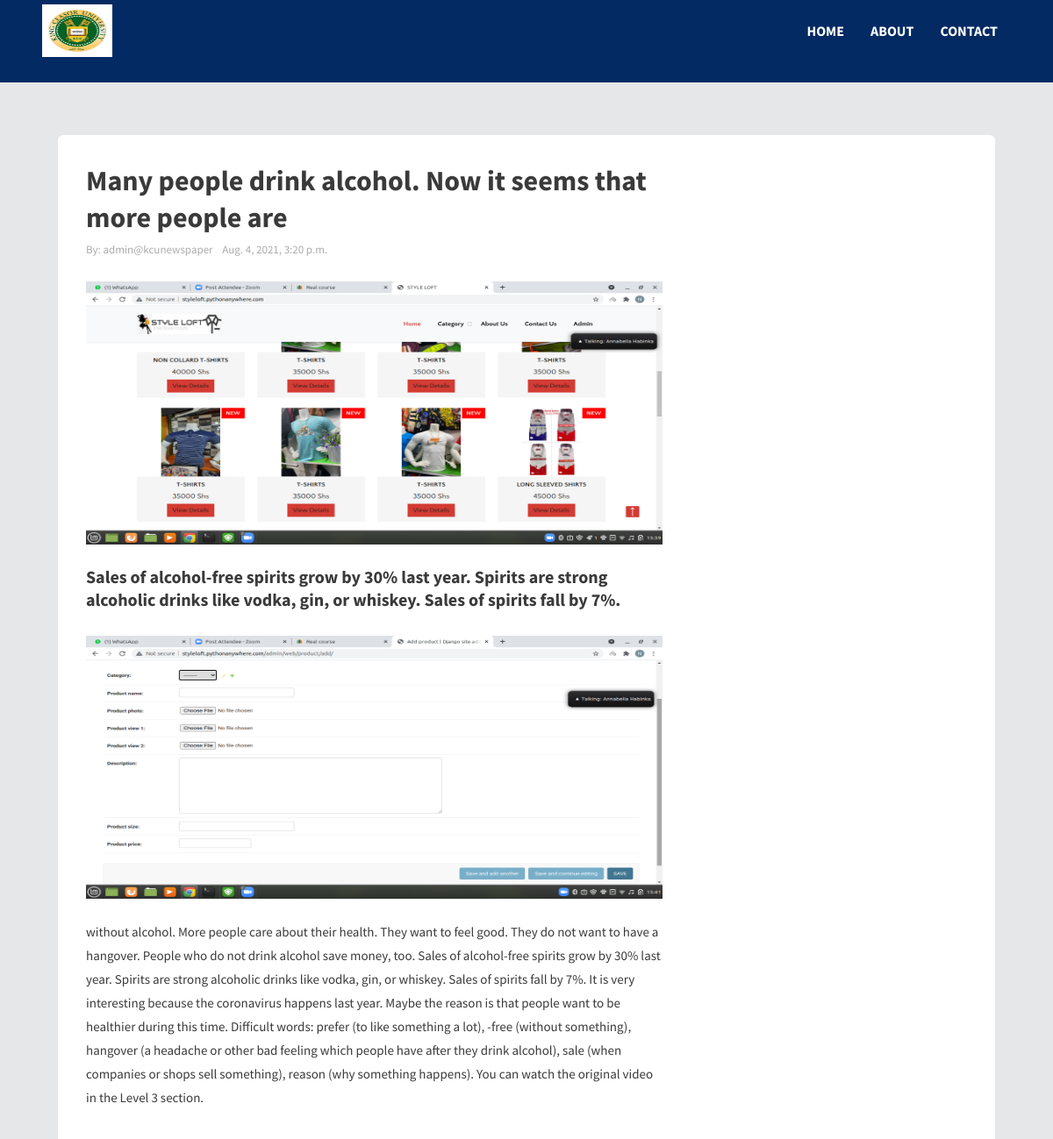
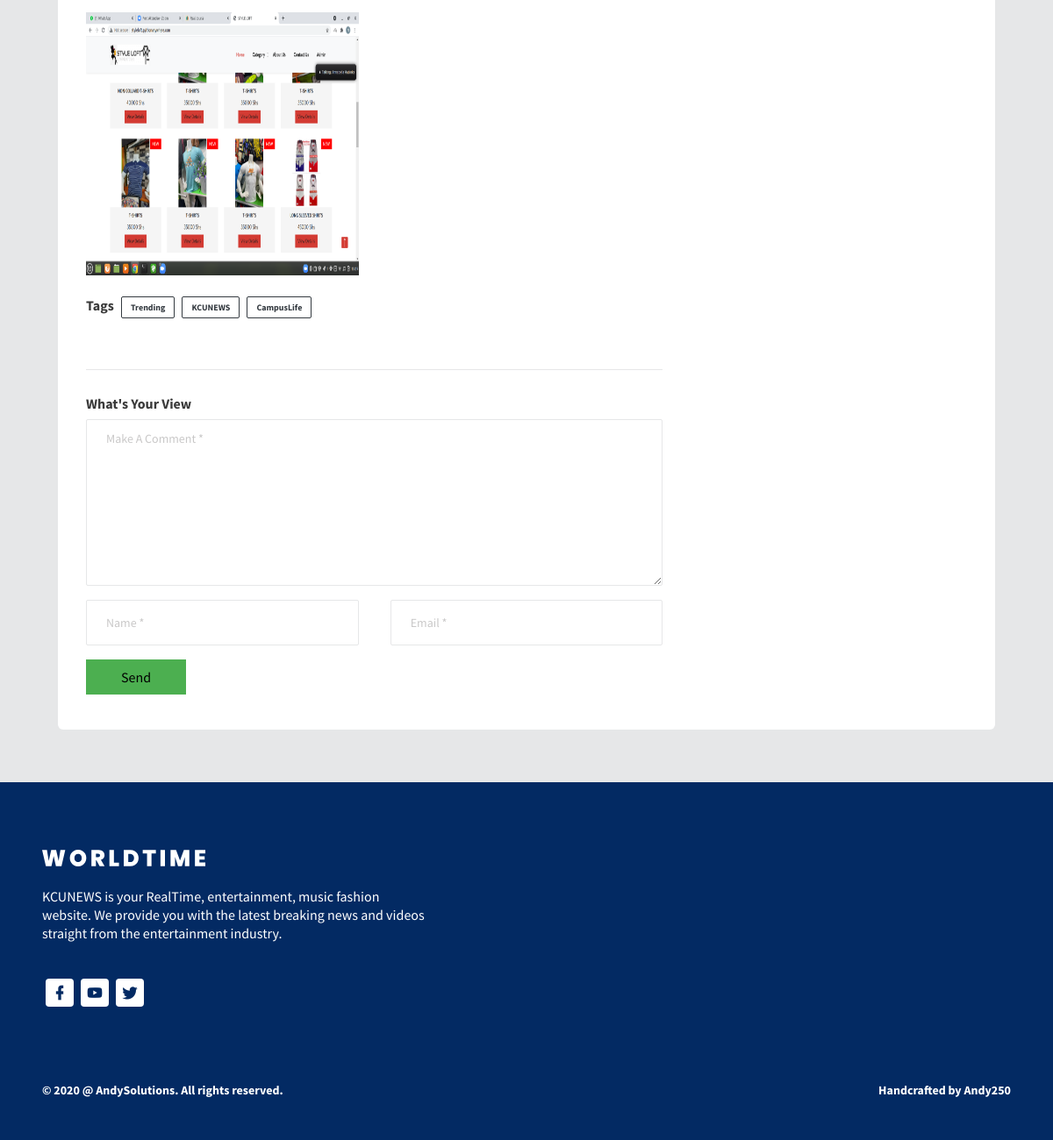
Page /article/3/ on the committed database (2 pictures, top to bottom).
### news/models.py (models this page shows, shortened)
class Article(models.Model):
    category = models.ForeignKey(Category, on_delete=models.CASCADE)
    article_title = models.CharField(max_length=200)
    simple_heading = models.CharField(max_length=500)
    cover_photo = models.FileField()
    article_photo_1 = models.FileField()
    article_photo_2 = models.FileField()
    body = models.TextField(max_length=10000)
    Date = models.DateTimeField()
    author = models.ForeignKey(User, on_delete=models.CASCADE)

### news/views.py (the view)
# urls.py: url(r'^article/(?P<article_id>[0-9]+)/$', views.detail, name='detail'),
def detail(request, article_id):
    articles = get_object_or_404(Article, pk=article_id)
    context = {
        'articles': articles
    }
    return render(request, 'pages/index-inner.html', context)

### news/templates/pages/index-inner.html (shortened to what this page needs)
<!DOCTYPE html>
<html lang="en">
  {% load static %}
  <head>
    <link
      rel="stylesheet"
      href="{% static 'assets/vendors/mdi/css/materialdesignicons.min.css' %}"
    />
    <link rel="stylesheet" href="{% static 'assets/vendors/aos/dist/aos.css/aos.css' %}" />
    <link rel="stylesheet" href="{% static 'assets/css/style.css' %}">
  </head>
  <body>
    <div class="container-scroller">
      <div class="main-panel">
        <header id="header">
          <div class="container">
            <nav class="navbar navbar-expand-lg navbar-light">
              <div class="navbar-bottom">
                <div class="d-flex justify-content-between align-items-center">
                  <div>
                    <a class="navbar-brand" href="/"
                      ><img style="width: 80px; height: 60px" src="{% static 'assets/images/logo1.jpg' %}" alt=""
                    /></a>
                  </div>
                  <div>
                    <div
                      class="navbar-collapse justify-content-center collapse"
                      id="navbarSupportedContent"
                    >
                      <ul
                        class="navbar-nav d-lg-flex justify-content-between align-items-center"
                      >
                        <li class="nav-item active">
                          <a class="nav-link" href="/">Home</a>
                        </li>
                        <li class="nav-item">
                          <a class="nav-link" href="{% url 'news:about' %}">About</a>
                        </li>
                        <li class="nav-item">
                          <a class="nav-link" href="{% url 'news:contact' %}">Contact</a>
                        </li>
                      </ul>
                    </div>
                  </div>
                </div>
              </div>
            </nav>
          </div>
        </header>
        <div class="content-wrapper">
          <div class="container">
            <div class="col-sm-12">
              <div class="card" data-aos="fade-up">
                <div class="card-body">
                  <div class="row">
                    <div class="col-lg-8">
                      <div>
                        <h1 class="font-weight-600 mb-1">
                          {{ articles.article_title }}
                        </h1>
                        <p class="fs-13 text-muted mb-0">
                          <span class="mr-2">By: {{ articles.author }} </span>{{ articles.Date }}
                        </p>
                        <div class="rotate-img">
                          <img
                            src="{{ articles.article_photo_1.url }}"
                            style="height: 300px; width: 100%"
                            alt="banner"
                            class="img-fluid mt-4 mb-4"
                          />
                        </div>
                      </div>
                      <div>
                        <h3 class="font-weight-600 mb-1">
                          {{ articles.simple_heading }}
                        </h3>
                        <div class="rotate-img">
                          <img
                            src="{{ articles.cover_photo.url }}"
                            style="height: 300px; width: 100%"
                            alt="banner"
                            class="img-fluid mt-4 mb-4"
                          />
                        </div>
                        <p class="mb-4 fs-15">
                        {{ articles.body }}
                        </p>
                      </div>
                      <div>
                        <div class="row">
                          <div class="col-sm-6">
                            <div class="rotate-img">
                              <img
                                src="{{ articles.article_photo_2.url }}"
                                style="height: 300px; width: 100%"
                                alt="banner"
                                class="img-fluid mt-4 mb-4"
                              />
                            </div>
                          </div>
                        </div>
                      </div>
                      <div class="d-lg-flex">
                        <span class="fs-16 font-weight-600 mr-2 mb-1"
                          >Tags</span
                        >
                        <span class="badge badge-outline-dark mr-2 mb-1">Trending</span>
                        <span class="badge badge-outline-dark mr-2 mb-1">KCUNEWS</span>
                        <span class="badge badge-outline-dark mr-2 mb-1">CampusLife</span>
                      </div>
                      <div class="post-comment-section">
                        <div class="comment-section">
                          <h5 class="font-weight-600">What's Your View</h5>
                          <div class="row">
                      <div class="col-lg-12 mb-5 mb-sm-2">
                        <form method="POST" action="https://formspree.io/f/moqywnbz">
                          <div class="row">
                            <div class="col-sm-12">
                              <div class="form-group">
                                <textarea
                                  class="form-control textarea"
                                  placeholder="Make A Comment *"
                                  name="message"
                                  id="message"
                                  required
                                ></textarea>
                              </div>
                            </div>
                          </div>
                          <div class="row">
                            <div class="col-sm-6">
                              <div class="form-group">
                                <input
                                  type="text"
                                  class="form-control"
                                  id="name"
                                  aria-describedby="name"
                                  placeholder="Name *"
                                  name="name"
                                  required
                                />
                              </div>
                            </div>
                            <div class="col-sm-6">
                              <div class="form-group">
                                <input
                                  type="email"
                                  class="form-control"
                                  id="email"
                                  aria-describedby="email"
                                  placeholder="Email *"
                                  name="email"
                                  required
                                />
                              </div>
                            </div>
                          </div>
                          <button type="Submit" style="
                            background-color: #4CAF50;
                            border: none;
                            padding: 10px 40px;
                            text-align: center;
                            text-decoration: none;
                            display: inline-block;
                            font-size: 16px;"
                          >
                            Send
                          </button>
                        </form>
                      </div>
                    </div>
                  </div>
                </div>
              </div>
                  </div>
                </div>
              </div>
            </div>
          </div>
        </div>
         <footer>
          <div class="footer-top">
            <div class="container">
              <div class="row">
                <div class="col-sm-5">
                  <img src="assets/images/logo.svg" class="footer-logo" alt="" />
                  <h5 class="font-weight-normal mt-4 mb-5">
                    KCUNEWS is your RealTime, entertainment, music fashion website. We
                    provide you with the latest breaking news and videos straight from
                    the entertainment industry.
                  </h5>
                  <ul class="social-media mb-3">
                    <li>
                      <a href="https://www.facebook.com/ntwali.andrew">
                        <i class="mdi mdi-facebook"></i>
                      </a>
                    </li>
                    <li>
                      <a href="#">
                        <i class="mdi mdi-youtube"></i>
                      </a>
                    </li>
                    <li>
                      <a href="https://www.twitter.com/ntwaliandrew3">
                        <i class="mdi mdi-twitter"></i>
                      </a>
                    </li>
                  </ul>
                </div>
              </div>
            </div>
          </div>
          <div class="footer-bottom">
            <div class="container">
              <div class="row">
                <div class="col-sm-12">
                  <div class="d-sm-flex justify-content-between align-items-center">
                    <div class="fs-14 font-weight-600">
                      © 2020 @ <a href="https://www.twitter.com/ntwaliandrew3" target="_blank" class="text-white"> AndySolutions</a>. All rights reserved.
                    </div>
                    <div class="fs-14 font-weight-600">
                      Handcrafted by <a href="https://www.twitter.com/ntwaliandrew3" target="_blank" class="text-white">Andy250</a>
                    </div>
                  </div>
                </div>
              </div>
            </div>
          </div>
        </footer>
      </div>
    </div>
  </body>
</html>

### rows in the picture
Article: article_title "Many people drink alcohol. Now it seems that more people are", author "admin@kcunewspaper", Date "Aug. 4, 2021, 3:20 p.m.", article_photo_1 (picture), simple_heading "Sales of alcohol-free spirits grow by 30% last year. Spirits are strong alcoholic drinks like vodka, gin, or whiskey. Sales of spirits fall by 7%.", cover_photo (picture), body "without alcohol. More people care about their health. They want to feel good. They do not want to have a hangover. People who do not drink alcohol save money, too. Sales of alcohol-free spirits grow by 30% last year. Spirits are strong alcoholic drinks like vodka, gin, or whiskey. Sales of spirits fall by 7%. It is very interesting because the coronavirus happens last year. Maybe the reason is that people want to be healthier during this time. Difficult words: prefer (to like something a lot), -free (without something), hangover (a headache or other bad feeling which people have after they drink alcohol), sale (when companies or shops sell something), reason (why something happens). You can…", article_photo_2 (picture)
